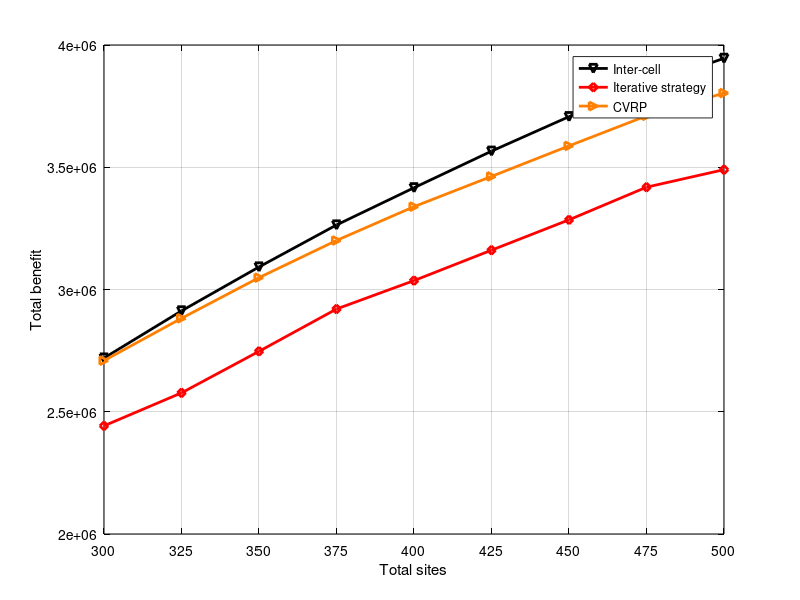

Recreate this plot in MATLAB. (Note: this script raises an error after producing the figure.)
x = [300 325 350 375 400 425 450 475 500];
y1 = [3.96944	4.20701	4.45406	4.71464	4.91223	5.08336	5.32095	5.52342	5.60427]; % global tsp
y2 = [369734	438265	513216	622443	637086]; % local tsp
y3 = [2.44245	2.57718	2.74706	2.92015	3.03637	3.16091	3.285	3.41853	3.49016]; % iterative
y4 = [2.7197	2.91258	3.09216	3.26395	3.41612	3.56579	3.70694	3.83607	3.94556]; % inter-cell
y5 = [3.87915	4.11635	4.32245	4.51009	4.70584	4.85604	5.01516	5.13789	5.18553];% GELSGA
y6 = [2.7092	2.88219	3.04848	3.20048	3.33886	3.46251	3.58741	3.71024	3.80343]; %CVRP
y1 = y1*1000000;
y3 = y3*1000000;
y4 = y4*1000000;
y5 = y5*1000000;
y6 = y6*1000000;
close all;
figure1 = figure;
% Create axes
axes1 = axes('Parent',figure1);
plot(x,y4,'-kv', 'LineWidth',2);
hold on;
grid on;
% plot(x,y2,'-bs', 'LineWidth',2);
plot(x,y3,'-rd', 'LineWidth',2);
% plot(x,y1,'-mo', 'LineWidth',2);
% plot(x,y5,'-x','Color',[0 0.4 0], 'LineWidth',2);
plot(x,y6,'->','Color',[1 0.5 0], 'LineWidth',2);
xlabel('Total sites');
ylabel('Total benefit');
legend('Inter-cell','Iterative strategy', 'CVRP');
set(axes1,'XColor',[0 0 0],'YColor',[0 0 0]);
xticks([300 325 350 375 400 425 450 475 500]);
xlim([300 500]);
ytickformat('%,4.4g');
xtickformat('%,4.4g');
hold off;